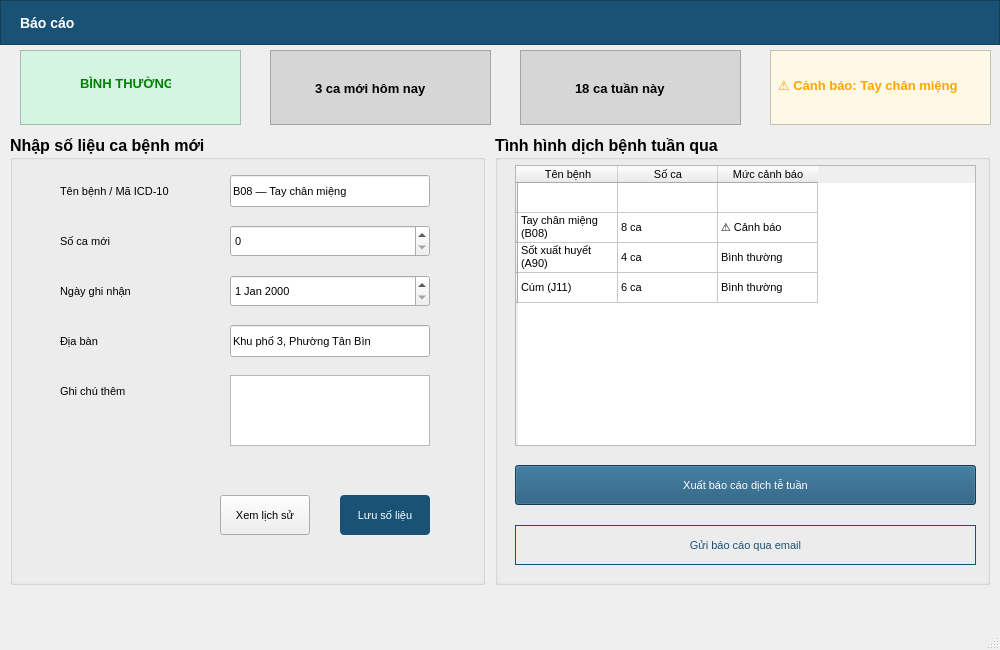
<?xml version="1.0" encoding="UTF-8"?>
<ui version="4.0">
 <class>MainWindow</class>
 <widget class="QMainWindow" name="MainWindow">
  <property name="geometry">
   <rect>
    <x>0</x>
    <y>0</y>
    <width>1000</width>
    <height>650</height>
   </rect>
  </property>
  <property name="windowTitle">
   <string>MainWindow</string>
  </property>
  <widget class="QWidget" name="centralwidget">
   <widget class="QFrame" name="frame">
    <property name="geometry">
     <rect>
      <x>0</x>
      <y>0</y>
      <width>1000</width>
      <height>45</height>
     </rect>
    </property>
    <property name="styleSheet">
     <string notr="true">background-color:#1a5276;</string>
    </property>
    <property name="frameShape">
     <enum>QFrame::StyledPanel</enum>
    </property>
    <property name="frameShadow">
     <enum>QFrame::Raised</enum>
    </property>
    <widget class="QLabel" name="label">
     <property name="geometry">
      <rect>
       <x>20</x>
       <y>10</y>
       <width>800</width>
       <height>25</height>
      </rect>
     </property>
     <property name="styleSheet">
      <string notr="true">color:white; font-size:14px; font-weight:bold;</string>
     </property>
     <property name="text">
      <string>Báo cáo</string>
     </property>
    </widget>
   </widget>
   <widget class="QFrame" name="frame_2">
    <property name="geometry">
     <rect>
      <x>20</x>
      <y>50</y>
      <width>221</width>
      <height>75</height>
     </rect>
    </property>
    <property name="styleSheet">
     <string notr="true">background:#d5f5e3</string>
    </property>
    <property name="frameShape">
     <enum>QFrame::StyledPanel</enum>
    </property>
    <property name="frameShadow">
     <enum>QFrame::Raised</enum>
    </property>
    <widget class="QLabel" name="label_2">
     <property name="geometry">
      <rect>
       <x>60</x>
       <y>25</y>
       <width>91</width>
       <height>16</height>
      </rect>
     </property>
     <property name="font">
      <font>
       <pointsize>10</pointsize>
       <weight>75</weight>
       <bold>true</bold>
      </font>
     </property>
     <property name="styleSheet">
      <string notr="true">color:green</string>
     </property>
     <property name="text">
      <string>BÌNH THƯỜNG</string>
     </property>
    </widget>
   </widget>
   <widget class="QFrame" name="frame_3">
    <property name="geometry">
     <rect>
      <x>270</x>
      <y>50</y>
      <width>221</width>
      <height>75</height>
     </rect>
    </property>
    <property name="styleSheet">
     <string notr="true">background:#d6d6d6</string>
    </property>
    <property name="frameShape">
     <enum>QFrame::StyledPanel</enum>
    </property>
    <property name="frameShadow">
     <enum>QFrame::Raised</enum>
    </property>
    <widget class="QLabel" name="label_3">
     <property name="geometry">
      <rect>
       <x>45</x>
       <y>30</y>
       <width>121</width>
       <height>16</height>
      </rect>
     </property>
     <property name="font">
      <font>
       <pointsize>10</pointsize>
       <weight>75</weight>
       <bold>true</bold>
      </font>
     </property>
     <property name="text">
      <string>3 ca mới hôm nay</string>
     </property>
    </widget>
   </widget>
   <widget class="QFrame" name="frame_4">
    <property name="geometry">
     <rect>
      <x>520</x>
      <y>50</y>
      <width>221</width>
      <height>75</height>
     </rect>
    </property>
    <property name="styleSheet">
     <string notr="true">background:#d6d6d6</string>
    </property>
    <property name="frameShape">
     <enum>QFrame::StyledPanel</enum>
    </property>
    <property name="frameShadow">
     <enum>QFrame::Raised</enum>
    </property>
    <widget class="QLabel" name="label_4">
     <property name="geometry">
      <rect>
       <x>55</x>
       <y>30</y>
       <width>101</width>
       <height>16</height>
      </rect>
     </property>
     <property name="font">
      <font>
       <pointsize>10</pointsize>
       <weight>75</weight>
       <bold>true</bold>
      </font>
     </property>
     <property name="text">
      <string>18 ca tuần này</string>
     </property>
    </widget>
   </widget>
   <widget class="QFrame" name="frame_5">
    <property name="geometry">
     <rect>
      <x>770</x>
      <y>50</y>
      <width>221</width>
      <height>75</height>
     </rect>
    </property>
    <property name="styleSheet">
     <string notr="true">background:#fef9e7</string>
    </property>
    <property name="frameShape">
     <enum>QFrame::StyledPanel</enum>
    </property>
    <property name="frameShadow">
     <enum>QFrame::Raised</enum>
    </property>
    <widget class="QLabel" name="label_5">
     <property name="geometry">
      <rect>
       <x>8</x>
       <y>25</y>
       <width>201</width>
       <height>20</height>
      </rect>
     </property>
     <property name="font">
      <font>
       <pointsize>10</pointsize>
       <weight>75</weight>
       <bold>true</bold>
      </font>
     </property>
     <property name="styleSheet">
      <string notr="true">color:orange</string>
     </property>
     <property name="text">
      <string>⚠ Cảnh báo: Tay chân miệng</string>
     </property>
    </widget>
   </widget>
   <widget class="QGroupBox" name="groupBox">
    <property name="geometry">
     <rect>
      <x>10</x>
      <y>135</y>
      <width>475</width>
      <height>450</height>
     </rect>
    </property>
    <property name="font">
     <font>
      <pointsize>12</pointsize>
      <weight>75</weight>
      <bold>true</bold>
     </font>
    </property>
    <property name="title">
     <string>Nhập số liệu ca bệnh mới</string>
    </property>
    <widget class="QLabel" name="label_6">
     <property name="geometry">
      <rect>
       <x>50</x>
       <y>40</y>
       <width>120</width>
       <height>32</height>
      </rect>
     </property>
     <property name="font">
      <font>
       <pointsize>8</pointsize>
       <weight>50</weight>
       <bold>false</bold>
      </font>
     </property>
     <property name="text">
      <string>Tên bệnh / Mã ICD-10</string>
     </property>
    </widget>
    <widget class="QLabel" name="label_7">
     <property name="geometry">
      <rect>
       <x>50</x>
       <y>90</y>
       <width>120</width>
       <height>32</height>
      </rect>
     </property>
     <property name="font">
      <font>
       <pointsize>8</pointsize>
       <weight>50</weight>
       <bold>false</bold>
      </font>
     </property>
     <property name="text">
      <string>Số ca mới</string>
     </property>
    </widget>
    <widget class="QLabel" name="label_8">
     <property name="geometry">
      <rect>
       <x>50</x>
       <y>140</y>
       <width>120</width>
       <height>32</height>
      </rect>
     </property>
     <property name="font">
      <font>
       <pointsize>8</pointsize>
       <weight>50</weight>
       <bold>false</bold>
      </font>
     </property>
     <property name="text">
      <string>Ngày ghi nhận</string>
     </property>
    </widget>
    <widget class="QLabel" name="label_9">
     <property name="geometry">
      <rect>
       <x>50</x>
       <y>190</y>
       <width>120</width>
       <height>32</height>
      </rect>
     </property>
     <property name="font">
      <font>
       <pointsize>8</pointsize>
       <weight>50</weight>
       <bold>false</bold>
      </font>
     </property>
     <property name="text">
      <string>Địa bàn</string>
     </property>
    </widget>
    <widget class="QLabel" name="label_10">
     <property name="geometry">
      <rect>
       <x>50</x>
       <y>240</y>
       <width>120</width>
       <height>32</height>
      </rect>
     </property>
     <property name="font">
      <font>
       <pointsize>8</pointsize>
       <weight>50</weight>
       <bold>false</bold>
      </font>
     </property>
     <property name="text">
      <string>Ghi chú thêm</string>
     </property>
    </widget>
    <widget class="QPushButton" name="pushButton">
     <property name="geometry">
      <rect>
       <x>330</x>
       <y>360</y>
       <width>90</width>
       <height>40</height>
      </rect>
     </property>
     <property name="font">
      <font>
       <pointsize>8</pointsize>
       <weight>50</weight>
       <bold>false</bold>
      </font>
     </property>
     <property name="styleSheet">
      <string notr="true">border-radius:4px;background:#1a5276; color:white;</string>
     </property>
     <property name="text">
      <string>Lưu số liệu</string>
     </property>
    </widget>
    <widget class="QPushButton" name="pushButton_2">
     <property name="geometry">
      <rect>
       <x>210</x>
       <y>360</y>
       <width>90</width>
       <height>40</height>
      </rect>
     </property>
     <property name="font">
      <font>
       <pointsize>8</pointsize>
       <weight>50</weight>
       <bold>false</bold>
      </font>
     </property>
     <property name="styleSheet">
      <string notr="true"/>
     </property>
     <property name="text">
      <string>Xem lịch sử</string>
     </property>
    </widget>
    <widget class="QTextEdit" name="textEdit">
     <property name="geometry">
      <rect>
       <x>220</x>
       <y>240</y>
       <width>200</width>
       <height>71</height>
      </rect>
     </property>
     <property name="font">
      <font>
       <pointsize>8</pointsize>
       <weight>50</weight>
       <bold>false</bold>
      </font>
     </property>
    </widget>
    <widget class="QLineEdit" name="lineEdit_3">
     <property name="geometry">
      <rect>
       <x>220</x>
       <y>190</y>
       <width>200</width>
       <height>32</height>
      </rect>
     </property>
     <property name="font">
      <font>
       <pointsize>8</pointsize>
       <weight>50</weight>
       <bold>false</bold>
      </font>
     </property>
     <property name="text">
      <string>Khu phố 3, Phường Tân Bìn</string>
     </property>
    </widget>
    <widget class="QLineEdit" name="lineEdit_4">
     <property name="geometry">
      <rect>
       <x>220</x>
       <y>40</y>
       <width>200</width>
       <height>32</height>
      </rect>
     </property>
     <property name="font">
      <font>
       <pointsize>8</pointsize>
       <weight>50</weight>
       <bold>false</bold>
      </font>
     </property>
     <property name="text">
      <string>B08 — Tay chân miệng</string>
     </property>
    </widget>
    <widget class="QSpinBox" name="spinBox_2">
     <property name="geometry">
      <rect>
       <x>220</x>
       <y>90</y>
       <width>200</width>
       <height>32</height>
      </rect>
     </property>
     <property name="font">
      <font>
       <pointsize>8</pointsize>
       <weight>50</weight>
       <bold>false</bold>
      </font>
     </property>
    </widget>
    <widget class="QDateEdit" name="dateEdit_2">
     <property name="geometry">
      <rect>
       <x>220</x>
       <y>140</y>
       <width>200</width>
       <height>32</height>
      </rect>
     </property>
     <property name="font">
      <font>
       <pointsize>8</pointsize>
       <weight>50</weight>
       <bold>false</bold>
      </font>
     </property>
    </widget>
   </widget>
   <widget class="QGroupBox" name="groupBox_2">
    <property name="geometry">
     <rect>
      <x>495</x>
      <y>135</y>
      <width>495</width>
      <height>450</height>
     </rect>
    </property>
    <property name="font">
     <font>
      <pointsize>12</pointsize>
      <weight>75</weight>
      <bold>true</bold>
     </font>
    </property>
    <property name="title">
     <string>Tình hình dịch bệnh tuần qua</string>
    </property>
    <widget class="QTableWidget" name="tableWidget">
     <property name="geometry">
      <rect>
       <x>20</x>
       <y>30</y>
       <width>461</width>
       <height>281</height>
      </rect>
     </property>
     <property name="font">
      <font>
       <pointsize>8</pointsize>
       <weight>50</weight>
       <bold>false</bold>
      </font>
     </property>
     <row>
      <property name="text">
       <string/>
      </property>
     </row>
     <row>
      <property name="text">
       <string/>
      </property>
     </row>
     <row>
      <property name="text">
       <string/>
      </property>
     </row>
     <row>
      <property name="text">
       <string/>
      </property>
     </row>
     <column>
      <property name="text">
       <string>Tên bệnh</string>
      </property>
     </column>
     <column>
      <property name="text">
       <string>Số ca</string>
      </property>
     </column>
     <column>
      <property name="text">
       <string>Mức cảnh báo</string>
      </property>
     </column>
     <item row="1" column="0">
      <property name="text">
       <string>Tay chân miệng (B08)</string>
      </property>
     </item>
     <item row="1" column="1">
      <property name="text">
       <string>8 ca</string>
      </property>
     </item>
     <item row="1" column="2">
      <property name="text">
       <string>⚠ Cảnh báo</string>
      </property>
     </item>
     <item row="2" column="0">
      <property name="text">
       <string>Sốt xuất huyết (A90)</string>
      </property>
     </item>
     <item row="2" column="1">
      <property name="text">
       <string>4 ca</string>
      </property>
     </item>
     <item row="2" column="2">
      <property name="text">
       <string>Bình thường</string>
      </property>
     </item>
     <item row="3" column="0">
      <property name="text">
       <string>Cúm (J11)</string>
      </property>
     </item>
     <item row="3" column="1">
      <property name="text">
       <string>6 ca</string>
      </property>
     </item>
     <item row="3" column="2">
      <property name="text">
       <string>Bình thường</string>
      </property>
     </item>
    </widget>
    <widget class="QPushButton" name="pushButton_3">
     <property name="geometry">
      <rect>
       <x>20</x>
       <y>330</y>
       <width>461</width>
       <height>40</height>
      </rect>
     </property>
     <property name="font">
      <font>
       <pointsize>8</pointsize>
       <weight>50</weight>
       <bold>false</bold>
      </font>
     </property>
     <property name="styleSheet">
      <string notr="true">background:#1a5276; color:white;</string>
     </property>
     <property name="text">
      <string>Xuất báo cáo dịch tễ tuần</string>
     </property>
    </widget>
    <widget class="QPushButton" name="pushButton_4">
     <property name="geometry">
      <rect>
       <x>20</x>
       <y>390</y>
       <width>461</width>
       <height>40</height>
      </rect>
     </property>
     <property name="font">
      <font>
       <pointsize>8</pointsize>
       <weight>50</weight>
       <bold>false</bold>
      </font>
     </property>
     <property name="styleSheet">
      <string notr="true">border:1px solid #1a5276; color:#1a5276</string>
     </property>
     <property name="text">
      <string>Gửi báo cáo qua email</string>
     </property>
    </widget>
   </widget>
  </widget>
  <widget class="QMenuBar" name="menubar">
   <property name="geometry">
    <rect>
     <x>0</x>
     <y>0</y>
     <width>1000</width>
     <height>21</height>
    </rect>
   </property>
  </widget>
  <widget class="QStatusBar" name="statusbar"/>
 </widget>
 <resources/>
 <connections/>
</ui>
